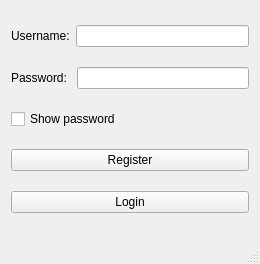
<?xml version="1.0" encoding="UTF-8"?>
<ui version="4.0">
 <class>Loing</class>
 <widget class="QMainWindow" name="Loing">
  <property name="geometry">
   <rect>
    <x>0</x>
    <y>0</y>
    <width>260</width>
    <height>264</height>
   </rect>
  </property>
  <property name="windowTitle">
   <string>Loing</string>
  </property>
  <widget class="QWidget" name="centralWidget">
   <layout class="QVBoxLayout" name="verticalLayout">
    <item>
     <layout class="QHBoxLayout" name="horizontalLayout">
      <item>
       <widget class="QLabel" name="userLabel">
        <property name="text">
         <string>Username:</string>
        </property>
       </widget>
      </item>
      <item>
       <widget class="QLineEdit" name="userEdit">
        <property name="maxLength">
         <number>64</number>
        </property>
       </widget>
      </item>
     </layout>
    </item>
    <item>
     <layout class="QHBoxLayout" name="horizontalLayout_2">
      <item>
       <widget class="QLabel" name="passLabel">
        <property name="text">
         <string>Password: </string>
        </property>
       </widget>
      </item>
      <item>
       <widget class="QLineEdit" name="passEdit">
        <property name="echoMode">
         <enum>QLineEdit::Password</enum>
        </property>
       </widget>
      </item>
     </layout>
    </item>
    <item>
     <widget class="QCheckBox" name="checkBox">
      <property name="text">
       <string>Show password</string>
      </property>
     </widget>
    </item>
    <item>
     <widget class="QPushButton" name="pushButton_2">
      <property name="text">
       <string>Register</string>
      </property>
     </widget>
    </item>
    <item>
     <widget class="QPushButton" name="loginButton">
      <property name="text">
       <string>Login</string>
      </property>
     </widget>
    </item>
   </layout>
  </widget>
  <widget class="QStatusBar" name="statusBar"/>
 </widget>
 <layoutdefault spacing="6" margin="11"/>
 <resources/>
 <connections/>
</ui>
